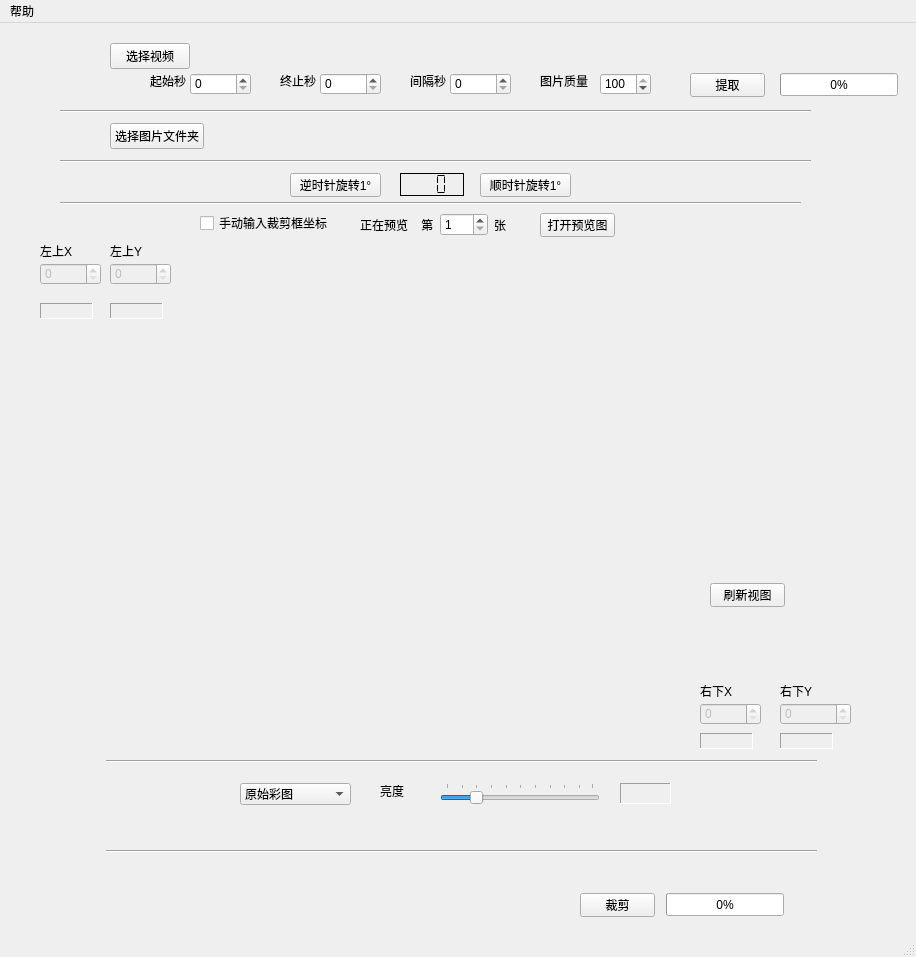
<?xml version="1.0" encoding="UTF-8"?>
<ui version="4.0">
 <class>MainWindow</class>
 <widget class="QMainWindow" name="MainWindow">
  <property name="geometry">
   <rect>
    <x>0</x>
    <y>0</y>
    <width>916</width>
    <height>957</height>
   </rect>
  </property>
  <property name="windowTitle">
   <string>VideoFC</string>
  </property>
  <widget class="QWidget" name="centralwidget">
   <widget class="QSpinBox" name="spinBox_leftup_x">
    <property name="enabled">
     <bool>false</bool>
    </property>
    <property name="geometry">
     <rect>
      <x>40</x>
      <y>240</y>
      <width>61</width>
      <height>22</height>
     </rect>
    </property>
    <property name="maximum">
     <number>9999</number>
    </property>
   </widget>
   <widget class="QSpinBox" name="spinBox_leftup_y">
    <property name="enabled">
     <bool>false</bool>
    </property>
    <property name="geometry">
     <rect>
      <x>110</x>
      <y>240</y>
      <width>61</width>
      <height>22</height>
     </rect>
    </property>
    <property name="maximum">
     <number>9999</number>
    </property>
   </widget>
   <widget class="QSpinBox" name="spinBox_rightdown_y">
    <property name="enabled">
     <bool>false</bool>
    </property>
    <property name="geometry">
     <rect>
      <x>780</x>
      <y>680</y>
      <width>71</width>
      <height>22</height>
     </rect>
    </property>
    <property name="maximum">
     <number>9999</number>
    </property>
   </widget>
   <widget class="QSpinBox" name="spinBox_rightdown_x">
    <property name="enabled">
     <bool>false</bool>
    </property>
    <property name="geometry">
     <rect>
      <x>700</x>
      <y>680</y>
      <width>61</width>
      <height>22</height>
     </rect>
    </property>
    <property name="buttonSymbols">
     <enum>QAbstractSpinBox::UpDownArrows</enum>
    </property>
    <property name="accelerated">
     <bool>true</bool>
    </property>
    <property name="maximum">
     <number>9999</number>
    </property>
   </widget>
   <widget class="QLabel" name="label">
    <property name="geometry">
     <rect>
      <x>40</x>
      <y>220</y>
      <width>53</width>
      <height>16</height>
     </rect>
    </property>
    <property name="text">
     <string>左上X</string>
    </property>
   </widget>
   <widget class="QLabel" name="label_2">
    <property name="geometry">
     <rect>
      <x>110</x>
      <y>220</y>
      <width>53</width>
      <height>16</height>
     </rect>
    </property>
    <property name="text">
     <string>左上Y</string>
    </property>
   </widget>
   <widget class="QLabel" name="label_3">
    <property name="geometry">
     <rect>
      <x>700</x>
      <y>660</y>
      <width>53</width>
      <height>16</height>
     </rect>
    </property>
    <property name="text">
     <string>右下X</string>
    </property>
   </widget>
   <widget class="QLabel" name="label_4">
    <property name="geometry">
     <rect>
      <x>780</x>
      <y>660</y>
      <width>53</width>
      <height>16</height>
     </rect>
    </property>
    <property name="text">
     <string>右下Y</string>
    </property>
   </widget>
   <widget class="QPushButton" name="pushButton_crop">
    <property name="geometry">
     <rect>
      <x>580</x>
      <y>870</y>
      <width>75</width>
      <height>24</height>
     </rect>
    </property>
    <property name="text">
     <string>裁剪</string>
    </property>
   </widget>
   <widget class="QProgressBar" name="progressBar">
    <property name="geometry">
     <rect>
      <x>666</x>
      <y>870</y>
      <width>118</width>
      <height>23</height>
     </rect>
    </property>
    <property name="value">
     <number>0</number>
    </property>
   </widget>
   <widget class="QWidget" name="layoutWidget">
    <property name="geometry">
     <rect>
      <x>110</x>
      <y>100</y>
      <width>700</width>
      <height>26</height>
     </rect>
    </property>
    <layout class="QHBoxLayout" name="horizontalLayout">
     <item>
      <widget class="QPushButton" name="pushButton_choose">
       <property name="text">
        <string>选择图片文件夹</string>
       </property>
      </widget>
     </item>
     <item>
      <widget class="QLabel" name="label_path">
       <property name="minimumSize">
        <size>
         <width>600</width>
         <height>0</height>
        </size>
       </property>
       <property name="text">
        <string/>
       </property>
      </widget>
     </item>
    </layout>
   </widget>
   <widget class="QPushButton" name="pushButton_rotate_shun">
    <property name="geometry">
     <rect>
      <x>480</x>
      <y>150</y>
      <width>91</width>
      <height>24</height>
     </rect>
    </property>
    <property name="text">
     <string>顺时针旋转1°</string>
    </property>
    <property name="autoRepeat">
     <bool>true</bool>
    </property>
   </widget>
   <widget class="QPushButton" name="pushButton_rotate_ni">
    <property name="geometry">
     <rect>
      <x>290</x>
      <y>150</y>
      <width>91</width>
      <height>24</height>
     </rect>
    </property>
    <property name="text">
     <string>逆时针旋转1°</string>
    </property>
    <property name="checkable">
     <bool>false</bool>
    </property>
    <property name="autoRepeat">
     <bool>true</bool>
    </property>
   </widget>
   <widget class="Line" name="line">
    <property name="geometry">
     <rect>
      <x>60</x>
      <y>130</y>
      <width>751</width>
      <height>16</height>
     </rect>
    </property>
    <property name="orientation">
     <enum>Qt::Horizontal</enum>
    </property>
   </widget>
   <widget class="Line" name="line_2">
    <property name="geometry">
     <rect>
      <x>60</x>
      <y>170</y>
      <width>741</width>
      <height>20</height>
     </rect>
    </property>
    <property name="orientation">
     <enum>Qt::Horizontal</enum>
    </property>
   </widget>
   <widget class="Line" name="line_3">
    <property name="geometry">
     <rect>
      <x>106</x>
      <y>730</y>
      <width>711</width>
      <height>16</height>
     </rect>
    </property>
    <property name="orientation">
     <enum>Qt::Horizontal</enum>
    </property>
   </widget>
   <widget class="Line" name="line_4">
    <property name="geometry">
     <rect>
      <x>106</x>
      <y>820</y>
      <width>711</width>
      <height>16</height>
     </rect>
    </property>
    <property name="orientation">
     <enum>Qt::Horizontal</enum>
    </property>
   </widget>
   <widget class="QLCDNumber" name="lcdNumber">
    <property name="geometry">
     <rect>
      <x>400</x>
      <y>150</y>
      <width>64</width>
      <height>23</height>
     </rect>
    </property>
    <property name="autoFillBackground">
     <bool>true</bool>
    </property>
    <property name="styleSheet">
     <string notr="true"/>
    </property>
    <property name="frameShape">
     <enum>QFrame::Box</enum>
    </property>
    <property name="frameShadow">
     <enum>QFrame::Plain</enum>
    </property>
    <property name="lineWidth">
     <number>1</number>
    </property>
    <property name="midLineWidth">
     <number>0</number>
    </property>
    <property name="smallDecimalPoint">
     <bool>false</bool>
    </property>
    <property name="digitCount">
     <number>3</number>
    </property>
    <property name="mode">
     <enum>QLCDNumber::Dec</enum>
    </property>
    <property name="segmentStyle">
     <enum>QLCDNumber::Flat</enum>
    </property>
    <property name="intValue" stdset="0">
     <number>0</number>
    </property>
   </widget>
   <widget class="QComboBox" name="comboBox">
    <property name="geometry">
     <rect>
      <x>240</x>
      <y>760</y>
      <width>111</width>
      <height>22</height>
     </rect>
    </property>
    <item>
     <property name="text">
      <string>原始彩图</string>
     </property>
    </item>
    <item>
     <property name="text">
      <string>灰度处理</string>
     </property>
    </item>
    <item>
     <property name="text">
      <string>二值化处理</string>
     </property>
    </item>
   </widget>
   <widget class="QSlider" name="horizontalSlider">
    <property name="enabled">
     <bool>true</bool>
    </property>
    <property name="geometry">
     <rect>
      <x>440</x>
      <y>760</y>
      <width>160</width>
      <height>22</height>
     </rect>
    </property>
    <property name="mouseTracking">
     <bool>true</bool>
    </property>
    <property name="value">
     <number>20</number>
    </property>
    <property name="orientation">
     <enum>Qt::Horizontal</enum>
    </property>
    <property name="tickPosition">
     <enum>QSlider::TicksAbove</enum>
    </property>
   </widget>
   <widget class="QLabel" name="label_adjustpara">
    <property name="geometry">
     <rect>
      <x>380</x>
      <y>760</y>
      <width>53</width>
      <height>16</height>
     </rect>
    </property>
    <property name="text">
     <string>亮度</string>
    </property>
   </widget>
   <widget class="QLabel" name="label_5">
    <property name="geometry">
     <rect>
      <x>620</x>
      <y>760</y>
      <width>51</width>
      <height>21</height>
     </rect>
    </property>
    <property name="autoFillBackground">
     <bool>false</bool>
    </property>
    <property name="frameShape">
     <enum>QFrame::Panel</enum>
    </property>
    <property name="frameShadow">
     <enum>QFrame::Sunken</enum>
    </property>
    <property name="text">
     <string/>
    </property>
   </widget>
   <widget class="Line" name="line_5">
    <property name="geometry">
     <rect>
      <x>60</x>
      <y>80</y>
      <width>751</width>
      <height>16</height>
     </rect>
    </property>
    <property name="orientation">
     <enum>Qt::Horizontal</enum>
    </property>
   </widget>
   <widget class="QSpinBox" name="spinBox_initialtime">
    <property name="geometry">
     <rect>
      <x>190</x>
      <y>50</y>
      <width>61</width>
      <height>22</height>
     </rect>
    </property>
   </widget>
   <widget class="QSpinBox" name="spinBox_endtime">
    <property name="geometry">
     <rect>
      <x>320</x>
      <y>50</y>
      <width>61</width>
      <height>22</height>
     </rect>
    </property>
   </widget>
   <widget class="QSpinBox" name="spinBox_interval">
    <property name="geometry">
     <rect>
      <x>450</x>
      <y>50</y>
      <width>61</width>
      <height>22</height>
     </rect>
    </property>
   </widget>
   <widget class="QLabel" name="label_6">
    <property name="geometry">
     <rect>
      <x>150</x>
      <y>50</y>
      <width>41</width>
      <height>16</height>
     </rect>
    </property>
    <property name="text">
     <string>起始秒</string>
    </property>
   </widget>
   <widget class="QLabel" name="label_7">
    <property name="geometry">
     <rect>
      <x>280</x>
      <y>50</y>
      <width>41</width>
      <height>16</height>
     </rect>
    </property>
    <property name="text">
     <string>终止秒</string>
    </property>
   </widget>
   <widget class="QLabel" name="label_8">
    <property name="geometry">
     <rect>
      <x>410</x>
      <y>50</y>
      <width>53</width>
      <height>16</height>
     </rect>
    </property>
    <property name="text">
     <string>间隔秒</string>
    </property>
   </widget>
   <widget class="QPushButton" name="pushButton_extract">
    <property name="geometry">
     <rect>
      <x>690</x>
      <y>50</y>
      <width>75</width>
      <height>24</height>
     </rect>
    </property>
    <property name="text">
     <string>提取</string>
    </property>
   </widget>
   <widget class="QProgressBar" name="progressBar_video">
    <property name="geometry">
     <rect>
      <x>780</x>
      <y>50</y>
      <width>118</width>
      <height>23</height>
     </rect>
    </property>
    <property name="value">
     <number>0</number>
    </property>
   </widget>
   <widget class="QWidget" name="layoutWidget">
    <property name="geometry">
     <rect>
      <x>110</x>
      <y>20</y>
      <width>683</width>
      <height>26</height>
     </rect>
    </property>
    <layout class="QHBoxLayout" name="horizontalLayout_2">
     <item>
      <widget class="QPushButton" name="pushButton_video">
       <property name="text">
        <string>选择视频</string>
       </property>
       <property name="checkable">
        <bool>false</bool>
       </property>
       <property name="checked">
        <bool>false</bool>
       </property>
      </widget>
     </item>
     <item>
      <widget class="QLabel" name="label_videopath">
       <property name="minimumSize">
        <size>
         <width>600</width>
         <height>0</height>
        </size>
       </property>
       <property name="text">
        <string/>
       </property>
      </widget>
     </item>
    </layout>
   </widget>
   <widget class="QSpinBox" name="spinBox_quality">
    <property name="geometry">
     <rect>
      <x>600</x>
      <y>50</y>
      <width>51</width>
      <height>22</height>
     </rect>
    </property>
    <property name="maximum">
     <number>100</number>
    </property>
    <property name="value">
     <number>100</number>
    </property>
   </widget>
   <widget class="QLabel" name="label_9">
    <property name="geometry">
     <rect>
      <x>540</x>
      <y>50</y>
      <width>53</width>
      <height>16</height>
     </rect>
    </property>
    <property name="text">
     <string>图片质量</string>
    </property>
   </widget>
   <widget class="QWidget" name="layoutWidget">
    <property name="geometry">
     <rect>
      <x>360</x>
      <y>190</y>
      <width>182</width>
      <height>23</height>
     </rect>
    </property>
    <layout class="QHBoxLayout" name="horizontalLayout_3">
     <item>
      <widget class="QLabel" name="label_10">
       <property name="text">
        <string>正在预览    第</string>
       </property>
      </widget>
     </item>
     <item>
      <widget class="QSpinBox" name="spinBox_No">
       <property name="minimumSize">
        <size>
         <width>40</width>
         <height>0</height>
        </size>
       </property>
       <property name="minimum">
        <number>1</number>
       </property>
       <property name="maximum">
        <number>999</number>
       </property>
      </widget>
     </item>
     <item>
      <widget class="QLabel" name="label_11">
       <property name="text">
        <string>张</string>
       </property>
      </widget>
     </item>
    </layout>
   </widget>
   <widget class="QPushButton" name="pushButton_preview">
    <property name="geometry">
     <rect>
      <x>540</x>
      <y>190</y>
      <width>75</width>
      <height>24</height>
     </rect>
    </property>
    <property name="text">
     <string>打开预览图</string>
    </property>
   </widget>
   <widget class="MplWidget" name="MplWidget" native="true">
    <property name="geometry">
     <rect>
      <x>180</x>
      <y>220</y>
      <width>500</width>
      <height>500</height>
     </rect>
    </property>
   </widget>
   <widget class="QLabel" name="label_leftupx">
    <property name="geometry">
     <rect>
      <x>40</x>
      <y>280</y>
      <width>53</width>
      <height>16</height>
     </rect>
    </property>
    <property name="frameShape">
     <enum>QFrame::Panel</enum>
    </property>
    <property name="frameShadow">
     <enum>QFrame::Sunken</enum>
    </property>
    <property name="text">
     <string/>
    </property>
   </widget>
   <widget class="QLabel" name="label_leftupy">
    <property name="geometry">
     <rect>
      <x>110</x>
      <y>280</y>
      <width>53</width>
      <height>16</height>
     </rect>
    </property>
    <property name="frameShape">
     <enum>QFrame::Panel</enum>
    </property>
    <property name="frameShadow">
     <enum>QFrame::Sunken</enum>
    </property>
    <property name="text">
     <string/>
    </property>
   </widget>
   <widget class="QLabel" name="label_rightdownx">
    <property name="geometry">
     <rect>
      <x>700</x>
      <y>710</y>
      <width>53</width>
      <height>16</height>
     </rect>
    </property>
    <property name="frameShape">
     <enum>QFrame::Panel</enum>
    </property>
    <property name="frameShadow">
     <enum>QFrame::Sunken</enum>
    </property>
    <property name="text">
     <string/>
    </property>
   </widget>
   <widget class="QLabel" name="label_rightdowny">
    <property name="geometry">
     <rect>
      <x>780</x>
      <y>710</y>
      <width>53</width>
      <height>16</height>
     </rect>
    </property>
    <property name="frameShape">
     <enum>QFrame::Panel</enum>
    </property>
    <property name="frameShadow">
     <enum>QFrame::Sunken</enum>
    </property>
    <property name="text">
     <string/>
    </property>
   </widget>
   <widget class="QCheckBox" name="checkBox">
    <property name="geometry">
     <rect>
      <x>200</x>
      <y>190</y>
      <width>141</width>
      <height>20</height>
     </rect>
    </property>
    <property name="text">
     <string>手动输入裁剪框坐标</string>
    </property>
   </widget>
   <widget class="QPushButton" name="pushButton_refresh">
    <property name="geometry">
     <rect>
      <x>710</x>
      <y>560</y>
      <width>75</width>
      <height>24</height>
     </rect>
    </property>
    <property name="text">
     <string>刷新视图</string>
    </property>
   </widget>
   <zorder>layoutWidget</zorder>
   <zorder>layoutWidget</zorder>
   <zorder>spinBox_leftup_x</zorder>
   <zorder>spinBox_leftup_y</zorder>
   <zorder>spinBox_rightdown_y</zorder>
   <zorder>spinBox_rightdown_x</zorder>
   <zorder>label</zorder>
   <zorder>label_2</zorder>
   <zorder>label_3</zorder>
   <zorder>label_4</zorder>
   <zorder>pushButton_crop</zorder>
   <zorder>progressBar</zorder>
   <zorder>layoutWidget</zorder>
   <zorder>pushButton_rotate_shun</zorder>
   <zorder>pushButton_rotate_ni</zorder>
   <zorder>line</zorder>
   <zorder>line_2</zorder>
   <zorder>line_3</zorder>
   <zorder>line_4</zorder>
   <zorder>lcdNumber</zorder>
   <zorder>comboBox</zorder>
   <zorder>horizontalSlider</zorder>
   <zorder>label_adjustpara</zorder>
   <zorder>label_5</zorder>
   <zorder>line_5</zorder>
   <zorder>spinBox_initialtime</zorder>
   <zorder>spinBox_endtime</zorder>
   <zorder>spinBox_interval</zorder>
   <zorder>label_6</zorder>
   <zorder>label_7</zorder>
   <zorder>label_8</zorder>
   <zorder>pushButton_extract</zorder>
   <zorder>progressBar_video</zorder>
   <zorder>spinBox_quality</zorder>
   <zorder>label_9</zorder>
   <zorder>pushButton_preview</zorder>
   <zorder>MplWidget</zorder>
   <zorder>label_leftupx</zorder>
   <zorder>label_leftupy</zorder>
   <zorder>label_rightdownx</zorder>
   <zorder>label_rightdowny</zorder>
   <zorder>checkBox</zorder>
   <zorder>pushButton_refresh</zorder>
  </widget>
  <widget class="QMenuBar" name="menubar">
   <property name="geometry">
    <rect>
     <x>0</x>
     <y>0</y>
     <width>916</width>
     <height>22</height>
    </rect>
   </property>
   <widget class="QMenu" name="menu">
    <property name="title">
     <string>帮助</string>
    </property>
    <addaction name="actionCopyright"/>
   </widget>
   <addaction name="menu"/>
  </widget>
  <widget class="QStatusBar" name="statusbar"/>
  <action name="actionCopyright">
   <property name="text">
    <string>Copyright</string>
   </property>
   <property name="toolTip">
    <string>&lt;html&gt;&lt;head/&gt;&lt;body&gt;&lt;p&gt;www.asgeologeekfan.top&lt;/p&gt;&lt;/body&gt;&lt;/html&gt;</string>
   </property>
  </action>
 </widget>
 <customwidgets>
  <customwidget>
   <class>MplWidget</class>
   <extends>QWidget</extends>
   <header>mplwidget.h</header>
   <container>1</container>
  </customwidget>
 </customwidgets>
 <tabstops>
  <tabstop>pushButton_choose</tabstop>
  <tabstop>spinBox_leftup_x</tabstop>
  <tabstop>spinBox_leftup_y</tabstop>
  <tabstop>spinBox_rightdown_x</tabstop>
  <tabstop>spinBox_rightdown_y</tabstop>
  <tabstop>pushButton_crop</tabstop>
 </tabstops>
 <resources/>
 <connections>
  <connection>
   <sender>horizontalSlider</sender>
   <signal>valueChanged(int)</signal>
   <receiver>label_5</receiver>
   <slot>setNum(int)</slot>
   <hints>
    <hint type="sourcelabel">
     <x>554</x>
     <y>782</y>
    </hint>
    <hint type="destinationlabel">
     <x>620</x>
     <y>782</y>
    </hint>
   </hints>
  </connection>
 </connections>
</ui>
